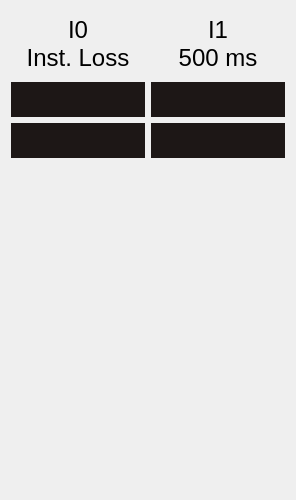
<?xml version="1.0" encoding="UTF-8"?>
<ui version="4.0">
 <class>Form</class>
 <widget class="QWidget" name="Form">
  <property name="geometry">
   <rect>
    <x>0</x>
    <y>0</y>
    <width>296</width>
    <height>500</height>
   </rect>
  </property>
  <property name="maximumSize">
   <size>
    <width>296</width>
    <height>700</height>
   </size>
  </property>
  <property name="windowTitle">
   <string>Form</string>
  </property>
  <layout class="QGridLayout" name="gridLayout_2">
   <item row="0" column="0">
    <layout class="QGridLayout" name="gridLayout">
     <item row="0" column="0">
      <widget class="QLabel" name="label">
       <property name="font">
        <font>
         <pointsize>-1</pointsize>
        </font>
       </property>
       <property name="styleSheet">
        <string notr="true">QLabel {
    qproperty-alignment: AlignCenter;
    padding: 5px 0px;
    max-height: 55px;
    font-size: 24px;
}</string>
       </property>
       <property name="text">
        <string>I0
Inst. Loss</string>
       </property>
       <property name="alignment">
        <set>Qt::AlignCenter</set>
       </property>
      </widget>
     </item>
     <item row="0" column="1">
      <widget class="QLabel" name="label_2">
       <property name="font">
        <font>
         <pointsize>-1</pointsize>
        </font>
       </property>
       <property name="styleSheet">
        <string notr="true">QLabel {
    qproperty-alignment: AlignCenter;
    padding: 5px 0px;
    max-height: 55px;
    font-size: 24px;
}</string>
       </property>
       <property name="text">
        <string>I1
500 ms</string>
       </property>
       <property name="alignment">
        <set>Qt::AlignCenter</set>
       </property>
      </widget>
     </item>
     <item row="1" column="1">
      <widget class="PyDMLabel" name="PyDMLabel_2">
       <property name="font">
        <font>
         <pointsize>-1</pointsize>
        </font>
       </property>
       <property name="toolTip">
        <string/>
       </property>
       <property name="styleSheet">
        <string notr="true">QLabel {
    qproperty-alignment: AlignCenter;
    background-color: #1D1716;
    padding: 5px 0px;
    color:#0ECD3C;
    max-height: 25px;
    font-size: 24px;
}</string>
       </property>
       <property name="alignment">
        <set>Qt::AlignCenter</set>
       </property>
       <property name="precision" stdset="0">
        <number>0</number>
       </property>
       <property name="showUnits" stdset="0">
        <bool>true</bool>
       </property>
       <property name="alarmSensitiveContent" stdset="0">
        <bool>true</bool>
       </property>
       <property name="channel" stdset="0">
        <string>${P}:I1_LOSS</string>
       </property>
      </widget>
     </item>
     <item row="1" column="0">
      <widget class="PyDMLabel" name="PyDMLabel">
       <property name="font">
        <font>
         <pointsize>-1</pointsize>
        </font>
       </property>
       <property name="toolTip">
        <string/>
       </property>
       <property name="styleSheet">
        <string notr="true">QLabel {
    qproperty-alignment: AlignCenter;
    background-color: #1D1716;
    padding: 5px 0px;
    color:#0ECD3C;
    max-height: 25px;
    font-size: 24px;
}</string>
       </property>
       <property name="alignment">
        <set>Qt::AlignCenter</set>
       </property>
       <property name="precision" stdset="0">
        <number>0</number>
       </property>
       <property name="showUnits" stdset="0">
        <bool>true</bool>
       </property>
       <property name="alarmSensitiveContent" stdset="0">
        <bool>true</bool>
       </property>
       <property name="channel" stdset="0">
        <string>${P}:I0_LOSS</string>
       </property>
      </widget>
     </item>
     <item row="2" column="0">
      <widget class="PyDMLabel" name="PyDMLabel_3">
       <property name="toolTip">
        <string/>
       </property>
       <property name="styleSheet">
        <string notr="true">QLabel {
    qproperty-alignment: AlignCenter;
    background-color: #1D1716;
    padding: 5px 0px;
    color:#0ECD3C;
    max-height: 25px;
    font-size: 24px;
}</string>
       </property>
       <property name="showUnits" stdset="0">
        <bool>true</bool>
       </property>
       <property name="alarmSensitiveContent" stdset="0">
        <bool>true</bool>
       </property>
       <property name="channel" stdset="0">
        <string>${P}:I0_LOSSNORML</string>
       </property>
      </widget>
     </item>
     <item row="2" column="1">
      <widget class="PyDMLabel" name="PyDMLabel_4">
       <property name="toolTip">
        <string/>
       </property>
       <property name="styleSheet">
        <string notr="true">QLabel {
    qproperty-alignment: AlignCenter;
    background-color: #1D1716;
    padding: 5px 0px;
    color:#0ECD3C;
    max-height: 25px;
    font-size: 24px;
}</string>
       </property>
      </widget>
     </item>
    </layout>
   </item>
   <item row="1" column="0">
    <layout class="QHBoxLayout" name="horizontalLayout">
     <item>
      <widget class="PyDMScaleIndicator" name="PyDMScaleIndicator">
       <property name="font">
        <font>
         <pointsize>14</pointsize>
        </font>
       </property>
       <property name="toolTip">
        <string/>
       </property>
       <property name="channel" stdset="0">
        <string>${P}:I0_LOSSNORML</string>
       </property>
       <property name="showValue" stdset="0">
        <bool>false</bool>
       </property>
       <property name="orientation" stdset="0">
        <enum>Qt::Vertical</enum>
       </property>
       <property name="flipScale" stdset="0">
        <bool>true</bool>
       </property>
       <property name="invertedAppearance" stdset="0">
        <bool>false</bool>
       </property>
       <property name="barIndicator" stdset="0">
        <bool>true</bool>
       </property>
       <property name="indicatorColor" stdset="0">
        <color>
         <red>24</red>
         <green>218</green>
         <blue>239</blue>
        </color>
       </property>
       <property name="backgroundSizeRate" stdset="0">
        <double>1.000000000000000</double>
       </property>
       <property name="limitsFromChannel" stdset="0">
        <bool>false</bool>
       </property>
       <property name="userUpperLimit" stdset="0">
        <double>100.000000000000000</double>
       </property>
      </widget>
     </item>
     <item>
      <widget class="PyDMScaleIndicator" name="PyDMScaleIndicator_2">
       <property name="toolTip">
        <string/>
       </property>
       <property name="showValue" stdset="0">
        <bool>false</bool>
       </property>
       <property name="orientation" stdset="0">
        <enum>Qt::Vertical</enum>
       </property>
       <property name="barIndicator" stdset="0">
        <bool>true</bool>
       </property>
       <property name="indicatorColor" stdset="0">
        <color>
         <red>21</red>
         <green>5</green>
         <blue>243</blue>
        </color>
       </property>
       <property name="backgroundSizeRate" stdset="0">
        <double>1.000000000000000</double>
       </property>
       <property name="limitsFromChannel" stdset="0">
        <bool>false</bool>
       </property>
       <property name="userUpperLimit" stdset="0">
        <double>100.000000000000000</double>
       </property>
      </widget>
     </item>
    </layout>
   </item>
  </layout>
 </widget>
 <customwidgets>
  <customwidget>
   <class>PyDMScaleIndicator</class>
   <extends>QFrame</extends>
   <header>pydm.widgets.scale</header>
  </customwidget>
  <customwidget>
   <class>PyDMLabel</class>
   <extends>QLabel</extends>
   <header>pydm.widgets.label</header>
  </customwidget>
 </customwidgets>
 <resources/>
 <connections/>
</ui>
